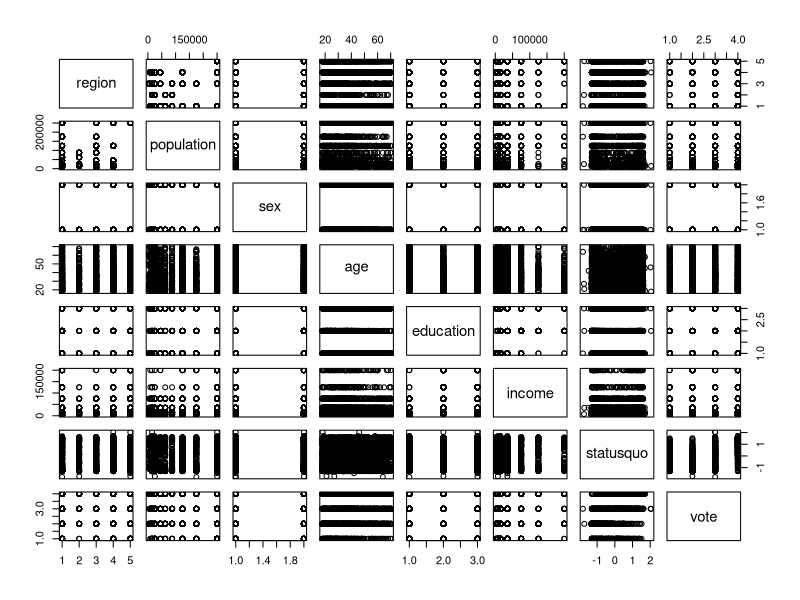
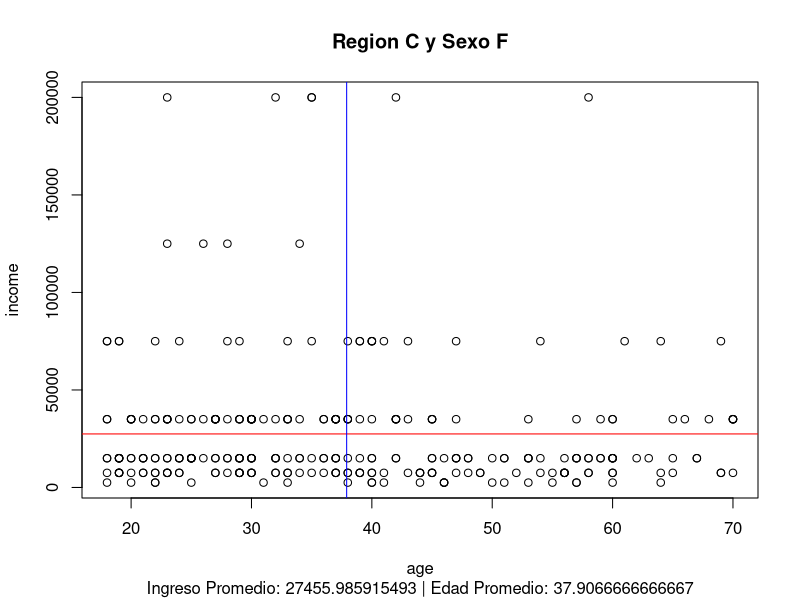
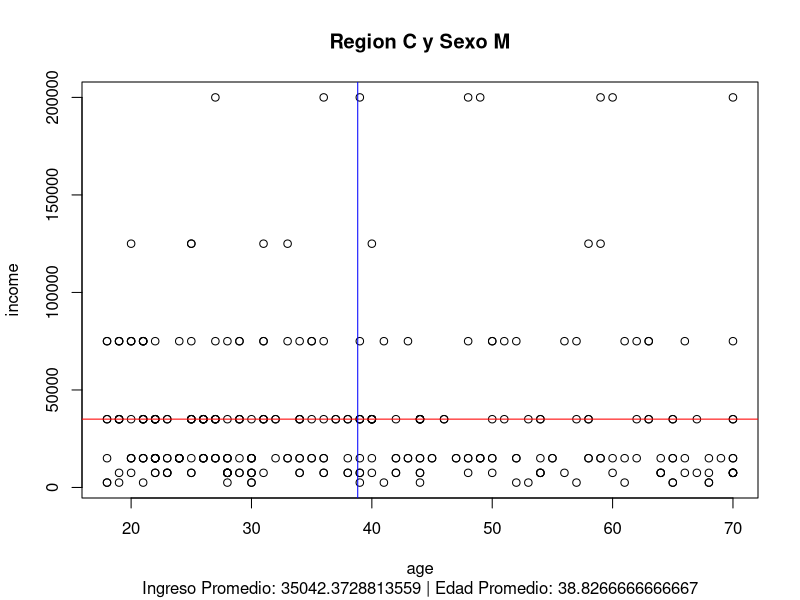
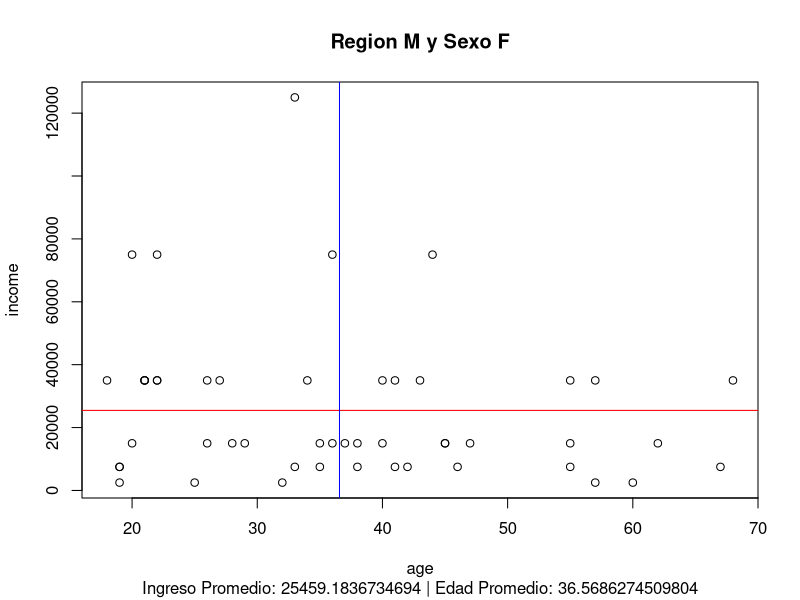
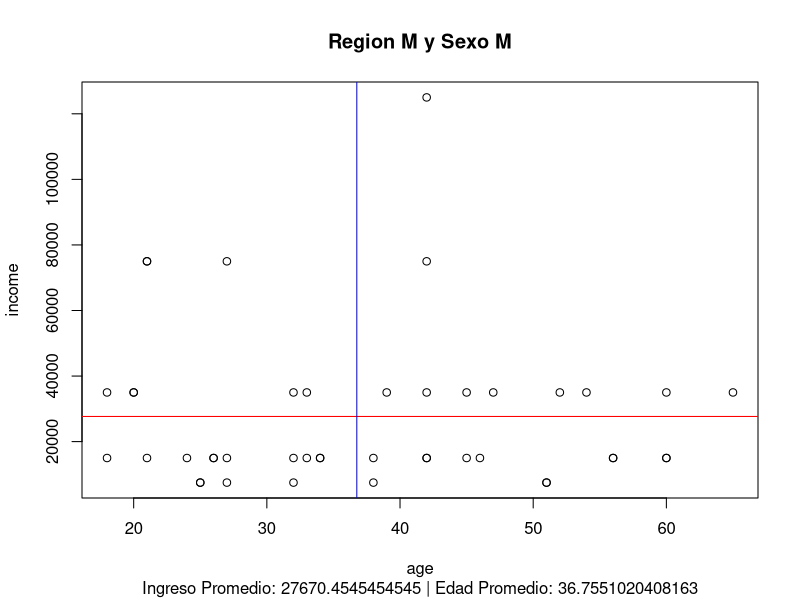
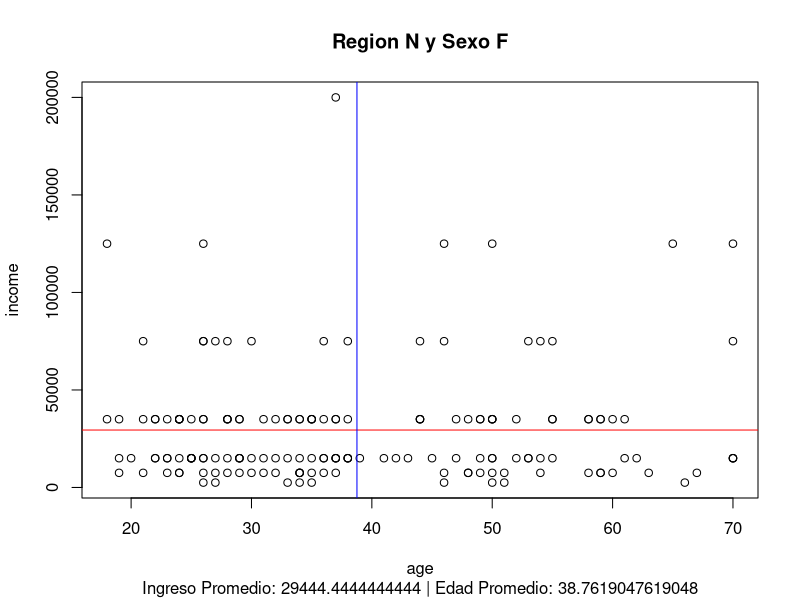
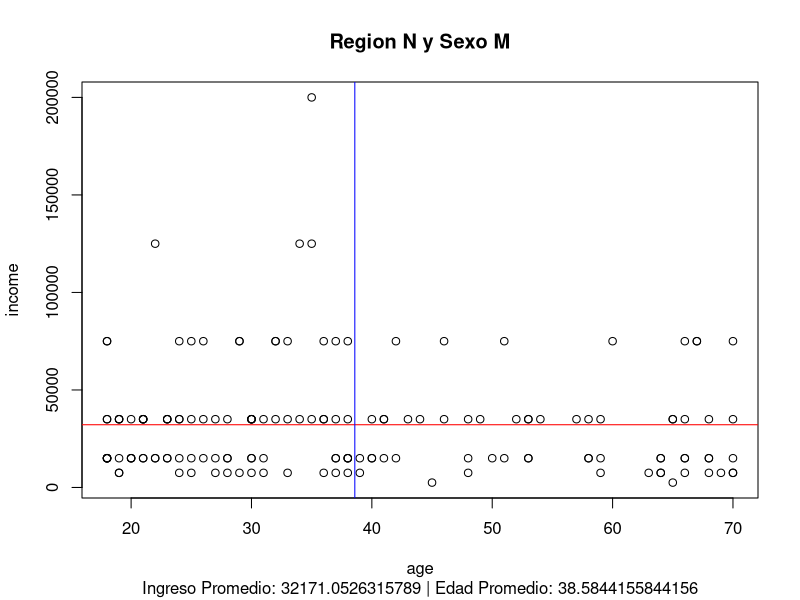
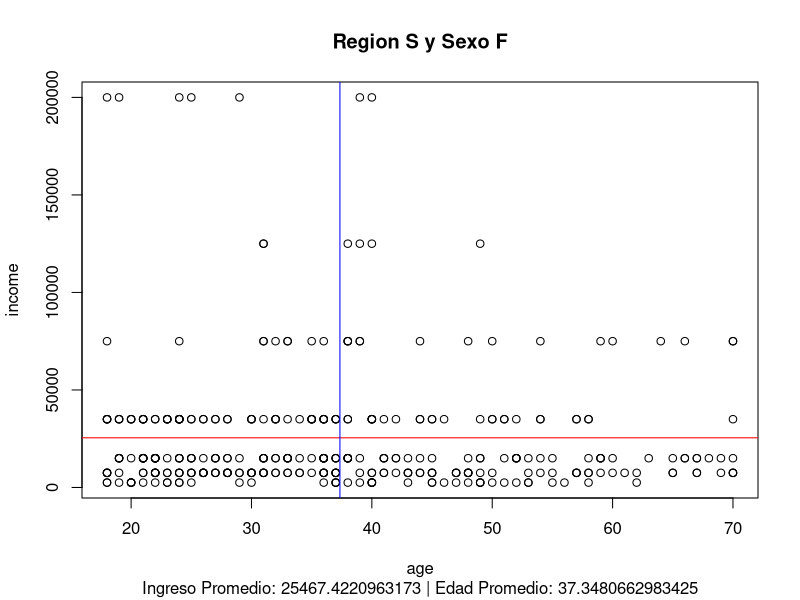

R code for these plots, in order:
# Tarea 2: Lab 02 Data Management en R

#instalar y cargar el paquete "car"
install.packages("car")
help(package="car")
library(car)
library(data.table)

#cargar los datos preinstalados "Chile"
?Chile
Chile
plebicito<-Chile

plot(Chile)

# 0. ¿De qué clase es el objeto Chile?


# 1. ¿De qué clase es cada variable?

# 2. Cree una nueva variable que se llame income1000, que sea igual al ingreso en miles de pesos
Chile$income1000 <- Chile$income/1000
View(Chile)
# 3. Cuente cuántas personas votaron por el si, y cuántas por el no

# 4. Cree un nuevo objeto tipo data.table en base al objeto Chile, que se llame Chile2

# 5. Borre la variable statusquo

# 7. Cree una nueva variable de ingreso per cápita
  # 7.1. Reemplace los NAs de income por ceros

# 8. Cree una variable que tenga un 1 si age>65 y 0 en el caso contrario

# 9. Cree un nuevo objeto que muestre los valores promedio de ingreso y edad por region y sexo
#     Nota: Si tiene observaciones con NA, por qué es esto? Cómo lo arreglamos?


#10. loops: Solo para propósitos demostrativos, no entra en la tarea!

for(i in 1:10){
  print(paste("Estoy contando de 1 en 1 al 10, y voy en el", i))
  Sys.sleep(3)
}


regiones<-names(table(Chile$region))
sexo<-names(table(Chile$sex))

Chile2<-data.table(Chile)
for(r in 1:length(regiones)){
  for(s in 1:length(sexo)){
    prom.inc<-Chile2[region==regiones[r] & sex==sexo[s],mean(income,na.rm = T)]
    prom.age<-Chile2[region==regiones[r] & sex==sexo[s],mean(age,na.rm = T)]
    plot(Chile2[region==regiones[r] & sex==sexo[s],.(age,income)])
    title(main = paste("Region", regiones[r], "y Sexo", sexo[s]),sub = paste("Ingreso Promedio:", prom.inc, "| Edad Promedio:", prom.age))
    abline(h = prom.inc, col='red')
    abline(v = prom.age, col='blue')
    Sys.sleep(2)
  }
}